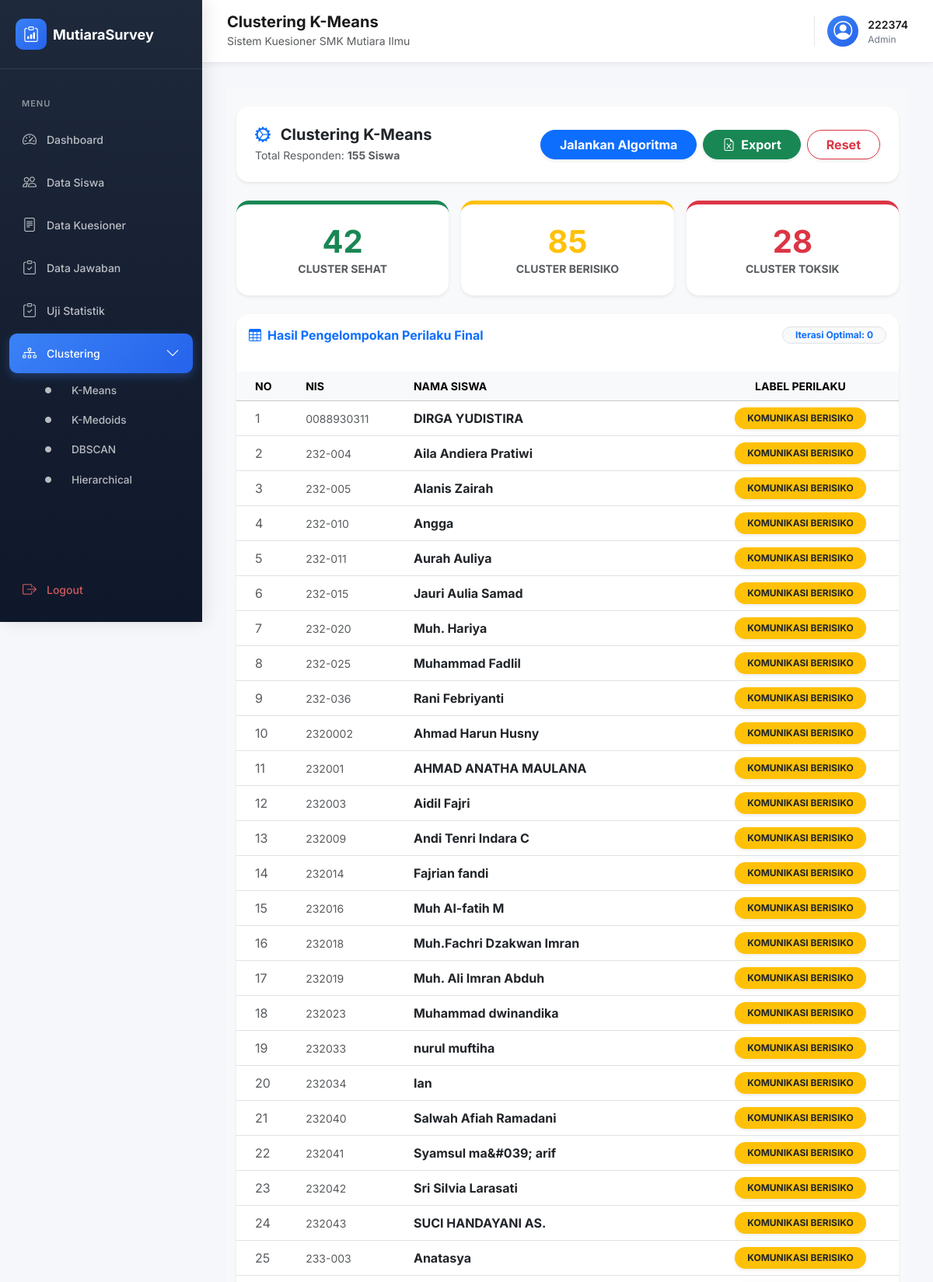
Screenshot of /admin/clustering.php (signed in, upper part) with the database file from the repository.
### tables this page shows
CREATE TABLE `hasil_clustering` (
  `id_cluster` int NOT NULL,
  `nis` varchar(20) NOT NULL,
  `cluster_label` varchar(100) DEFAULT NULL,
  `created_at` timestamp NOT NULL DEFAULT CURRENT_TIMESTAMP
);

CREATE TABLE `siswa` (
  `id_siswa` int NOT NULL,
  `nis` varchar(20) NOT NULL,
  `nama` varchar(100) NOT NULL,
  `kelas` varchar(20) NOT NULL,
  `usia` int NOT NULL,
  `jenis_kelamin` enum('L','P') NOT NULL
);

### admin/clustering.php (the view, shortened to what this page needs)
<?php
require_once __DIR__ . '/../includes/init.php';
$currentAlgo = isset($_GET['algo']) ? $_GET['algo'] : 'kmeans';
$algoTitles = [
    'kmeans' => 'K-Means',
    'kmedoids' => 'K-Medoids',
    'dbscan' => 'DBSCAN',
    'hierarchical' => 'Hierarchical'
];
$activeAlgoName = isset($algoTitles[$currentAlgo]) ? $algoTitles[$currentAlgo] : 'K-Means';
$process_logs = [];
$final_results = $conn->query("SELECT hc.*, s.nama FROM hasil_clustering hc JOIN siswa s ON hc.nis = s.nis ORDER BY hc.cluster_label ASC")->fetch_all(MYSQLI_ASSOC);
$stats_q = $conn->query("SELECT cluster_label, COUNT(*) as total FROM hasil_clustering GROUP BY cluster_label")->fetch_all(MYSQLI_ASSOC);
$stats = ['Sehat' => 0, 'Berisiko' => 0, 'Toksik' => 0];
foreach ($stats_q as $s) {
    if (strpos($s['cluster_label'], 'Sehat') !== false) $stats['Sehat'] = $s['total'];
    if (strpos($s['cluster_label'], 'Berisiko') !== false) $stats['Berisiko'] = $s['total'];
    if (strpos($s['cluster_label'], 'Toksik') !== false) $stats['Toksik'] = $s['total'];
}
require_once __DIR__ . '/layout_header.php';
?>
<div class="container-fluid py-4 bg-light">
    <div class="card border-0 shadow-sm rounded-4 mb-4">
        <div class="card-body p-4 d-flex flex-wrap justify-content-between align-items-center">
            <div>
                <h5 class="fw-bold mb-1">
                    <i class="bi bi-gear-wide-connected text-primary me-2"></i>
                    Clustering <?= $activeAlgoName ?>
                </h5>
                <p class="text-muted small mb-0">Total Responden: <strong><?= count($final_results) ?> Siswa</strong></p>
            </div>
            <div class="d-flex gap-2">
                <form method="POST">
                    <button type="submit" class="btn btn-primary rounded-pill px-4 fw-bold shadow-sm">
                        Jalankan Algoritma
                    </button>
                </form>
                <a href="export_excel.php" class="btn btn-success rounded-pill px-4 fw-bold shadow-sm">
                    <i class="bi bi-file-earmark-excel me-1"></i> Export
                </a>
                <form method="POST">
                    <button type="submit" class="btn btn-outline-danger rounded-pill px-4 fw-bold shadow-sm">
                        Reset
                    </button>
                </form>
            </div>
        </div>
    </div>
    <div class="row g-3 mb-4 text-center">
        <?php foreach (['success' => 'Sehat', 'warning' => 'Berisiko', 'danger' => 'Toksik'] as $col => $key): ?>
            <div class="col-md-4">
                <div class="card border-0 shadow-sm rounded-4 border-top border-<?= $col ?> border-5">
                    <div class="card-body py-4">
                        <h1 class="fw-bold text-<?= $col ?> mb-0"><?= $stats[$key] ?></h1>
                        <div class="text-muted fw-bold small text-uppercase">Cluster <?= $key ?></div>
                    </div>
                </div>
            </div>
        <?php endforeach; ?>
    </div>
    <div class="card border-0 shadow-sm rounded-4 overflow-hidden">
        <div class="card-header bg-white py-3 border-0 d-flex justify-content-between align-items-center">
            <h6 class="fw-bold mb-0 text-primary"><i class="bi bi-table me-2"></i>Hasil Pengelompokan Perilaku Final</h6>
            <span class="badge bg-light text-primary border rounded-pill px-3">Iterasi Optimal: <?= $process_logs['iterations_count'] ?? 0 ?></span>
        </div>
        <div class="table-responsive">
            <table class="table table-hover align-middle mb-0">
                <thead class="table-light small text-uppercase">
                    <tr>
                        <th class="ps-4">No</th>
                        <th>NIS</th>
                        <th>Nama Siswa</th>
                        <th class="text-center">Label Perilaku</th>
                    </tr>
                </thead>
                <tbody>
                    <?php if (empty($final_results)): ?>
                        <tr>
                            <td colspan="4" class="text-center py-5">Silakan jalankan algoritma.</td>
                        </tr>
                        <?php else: $no = 1;
                        foreach ($final_results as $res): ?>
                            <tr>
                                <td class="ps-4 text-muted"><?= $no++ ?></td>
                                <td class="small text-muted"><?= $res['nis'] ?></td>
                                <td class="fw-bold text-dark"><?= htmlspecialchars($res['nama']) ?></td>
                                <td class="text-center">
                                    <?php $lbl = $res['cluster_label'];
                                    $badge = strpos($lbl, 'Toksik') !== false ? 'danger' : (strpos($lbl, 'Berisiko') !== false ? 'warning text-dark' : 'success'); ?>
                                    <span class="badge bg-<?= $badge ?> rounded-pill px-3 py-2 shadow-sm" style="font-size: 0.75rem; min-width: 150px;"><?= strtoupper($lbl) ?></span>
                                </td>
                            </tr>
                    <?php endforeach;
                    endif; ?>
                </tbody>
            </table>
        </div>
    </div>
</div>
<?php require_once __DIR__ . '/layout_footer.php'; ?>

### assets/css/admin.css (style rules this page uses)
* { margin: 0; padding: 0; box-sizing: border-box; }
body.admin-body { font-family: 'Inter', sans-serif; background-color: #f5f7fa; color: #1a1a1a; overflow-x: hidden; }
.card-header { display: flex; justify-content: between; align-items: center; margin-bottom: 20px; padding-bottom: 16px; border-bottom: 1px solid #e5e7eb; }

### rows the page displays
hasil_clustering: nis "0088930311", siswa.nama "DIRGA YUDISTIRA", cluster_label "KOMUNIKASI BERISIKO"
hasil_clustering: nis "232-004", siswa.nama "Aila Andiera Pratiwi", cluster_label "KOMUNIKASI BERISIKO"
hasil_clustering: nis "232-005", siswa.nama "Alanis Zairah", cluster_label "KOMUNIKASI BERISIKO"
hasil_clustering: nis "232-010", siswa.nama "Angga", cluster_label "KOMUNIKASI BERISIKO"
hasil_clustering: nis "232-011", siswa.nama "Aurah Auliya", cluster_label "KOMUNIKASI BERISIKO"
hasil_clustering: nis "232-015", siswa.nama "Jauri Aulia Samad", cluster_label "KOMUNIKASI BERISIKO"
hasil_clustering: nis "232-020", siswa.nama "Muh. Hariya", cluster_label "KOMUNIKASI BERISIKO"
hasil_clustering: nis "232-025", siswa.nama "Muhammad Fadlil", cluster_label "KOMUNIKASI BERISIKO"
hasil_clustering: nis "232-036", siswa.nama "Rani Febriyanti", cluster_label "KOMUNIKASI BERISIKO"
hasil_clustering: nis "2320002", siswa.nama "Ahmad Harun Husny", cluster_label "KOMUNIKASI BERISIKO"
hasil_clustering: nis "232001", siswa.nama "AHMAD ANATHA MAULANA", cluster_label "KOMUNIKASI BERISIKO"
hasil_clustering: nis "232003", siswa.nama "Aidil Fajri", cluster_label "KOMUNIKASI BERISIKO"
hasil_clustering: nis "232009", siswa.nama "Andi Tenri Indara C", cluster_label "KOMUNIKASI BERISIKO"
hasil_clustering: nis "232014", siswa.nama "Fajrian fandi", cluster_label "KOMUNIKASI BERISIKO"
hasil_clustering: nis "232016", siswa.nama "Muh Al-fatih M", cluster_label "KOMUNIKASI BERISIKO"
hasil_clustering: nis "232018", siswa.nama "Muh.Fachri Dzakwan Imran", cluster_label "KOMUNIKASI BERISIKO"
hasil_clustering: nis "232019", siswa.nama "Muh. Ali Imran Abduh", cluster_label "KOMUNIKASI BERISIKO"
hasil_clustering: nis "232023", siswa.nama "Muhammad dwinandika", cluster_label "KOMUNIKASI BERISIKO"
hasil_clustering: nis "232033", siswa.nama "nurul muftiha", cluster_label "KOMUNIKASI BERISIKO"
hasil_clustering: nis "232034", siswa.nama "Ian", cluster_label "KOMUNIKASI BERISIKO"
hasil_clustering: nis "232040", siswa.nama "Salwah Afiah Ramadani", cluster_label "KOMUNIKASI BERISIKO"
hasil_clustering: nis "232041", siswa.nama "Syamsul ma&#039; arif", cluster_label "KOMUNIKASI BERISIKO"
hasil_clustering: nis "232042", siswa.nama "Sri Silvia Larasati", cluster_label "KOMUNIKASI BERISIKO"
hasil_clustering: nis "232043", siswa.nama "SUCI HANDAYANI AS.", cluster_label "KOMUNIKASI BERISIKO"
hasil_clustering: nis "233-003", siswa.nama "Anatasya", cluster_label "KOMUNIKASI BERISIKO"

### other values shown
$user['nis'] "222374"
$activeAlgoName "K-Means"
count($final_results) "155"
$stats[$key] "42"
$key "SEHAT"
$stats[$key] "85"
$key "BERISIKO"
$stats[$key] "28"
$key "TOKSIK"
$process_logs['iterations_count'] "0"
